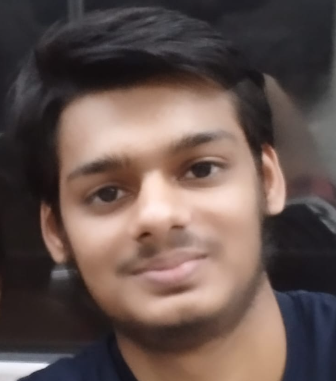
#> input picture assets/profile/portrait-original.png, 336 x 381 px
$ python build-ascii-portrait.py --source ../assets/profile/portrait-original.png
#> lines starting #> are read from the running program, lines starting #| are printed output that depends on the picture; after the words box and inside, x2 and y2 are one past the last pixel; in counts of white or black regions, pixels touching at a corner belong together
"""Convert a supplied face into genuine ASCII data, without a generative model.

python tools/build-ascii-portrait.py --source path/to/face.png
Only glyphs and brightness values are saved; the photo is not embedded in the art.
"""
import argparse
import hashlib
import json
from pathlib import Path
from PIL import Image, ImageDraw, ImageOps, ImageFilter

ROOT=Path(__file__).resolve().parents[1]
OUT=ROOT/'assets'/'profile'

def build(source):
#> called with source = '../assets/profile/portrait-original.png'
    photo=Image.open(source).convert('RGB')
    # Coordinates trace only the outside of the head and shoulders in this source.
    # All facial features remain sampled directly from their original positions.
    outline=[(0,84),(13,43),(61,7),(127,0),(218,9),(260,33),(280,70),
             (283,123),(296,168),(290,207),(274,246),(284,282),
             (314,313),(336,329),(336,381),(0,381),(0,369),(35,349),
             (65,321),(75,296),(65,269),(41,249),(27,212),(17,165),(10,124)]
    mask=Image.new('L',photo.size,0)
#> mask: PIL image 336x381 L; every value is 0
    polygon=[(round(x*photo.width/336),round(y*photo.height/381)) for x,y in outline]
    ImageDraw.Draw(mask).polygon(polygon,fill=255)
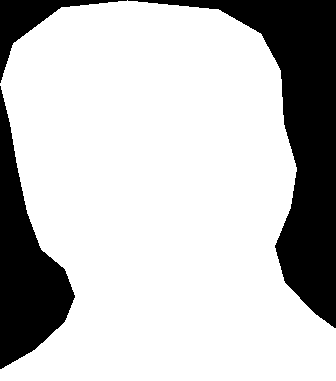
#> mask: PIL image 336x381 L; 76.6% white; 3 black regions, box (x1, y1, x2, y2) and area: (128, 0, 336, 328) 18161, (0, 86, 75, 369) 9504, (0, 0, 127, 83) 2320
    columns=70
    cell_width,cell_height=7.2,12.8
    rows=round((photo.height/photo.width)*columns*cell_width/cell_height)
#> rows = 45
    gray=ImageOps.autocontrast(photo.convert('L'),cutoff=1)
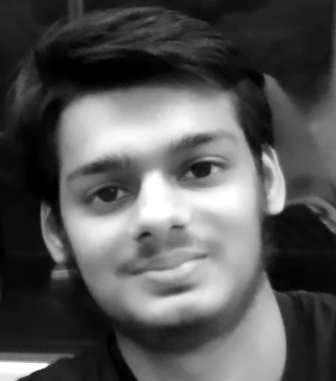
#> gray: PIL image 336x381 L; min 0, max 255, mean 85.9
    gray=gray.resize((columns,rows),Image.Resampling.LANCZOS)
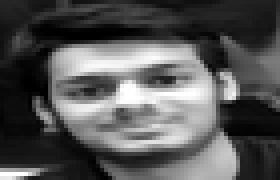
#> gray: PIL image 70x45 L (shown 4 times larger); min 0, max 255, mean 85.9
    silhouette=mask.resize((columns,rows),Image.Resampling.BOX)
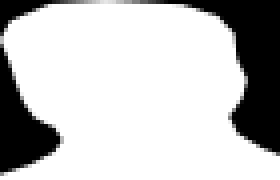
#> silhouette: PIL image 70x45 L (shown 4 times larger); min 0, max 255, mean 195.2
    edge=mask.filter(ImageFilter.FIND_EDGES).resize((columns,rows),Image.Resampling.BOX)
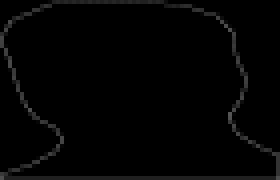
#> edge: PIL image 70x45 L (shown 4 times larger); min 0, max 85, mean 3.3
    ramp=' .\'`^",:;Il!i~+_-?][}{1)(|\\/*tfjrxnuvczXYUJCLQ0OZmwqpdbkhao#MW&8%B@$'
    lines=[];brightness=[]
    for row in range(rows):
        line='';levels=[]
        for col in range(columns):
            coverage=silhouette.getpixel((col,row))
            if coverage<115:
                line+=' ';levels.append(0);continue
            value=gray.getpixel((col,row))
            # Preserve dark hair with dim fine glyphs, rather than erasing it.
            intensity=(value/255)**0.88
            index=max(1,min(len(ramp)-1,round(intensity*(len(ramp)-1))))
            char=ramp[index]
            level=round(68+intensity*173)
            if edge.getpixel((col,row))>15 and value<55:
                char=':';level=max(level,125)
            line+=char;levels.append(level)
        lines.append(line);brightness.append(levels)
#> after the loop, brightness = 45 items; lines = 45 items
    data={'source_sha256':hashlib.sha256(Path(source).read_bytes()).hexdigest(),
          'method':'deterministic luminance-to-ASCII; no generated face',
          'columns':columns,'rows':rows,'cell_width':cell_width,'cell_height':cell_height,
          'lines':lines,'brightness':brightness}
    OUT.mkdir(parents=True,exist_ok=True)
    (OUT/'portrait-characters.json').write_text(json.dumps(data,ensure_ascii=False,indent=2),encoding='utf-8')
    (OUT/'portrait-characters.txt').write_text('\n'.join(line.rstrip() for line in lines)+'\n',encoding='utf-8')
    print(f'ASCII portrait: {columns} columns × {rows} rows; source hash {data["source_sha256"]}')
#| ASCII portrait: 70 columns × 45 rows; source hash cb095146c99878291639630eea3e59ace2f2cfa5291aa40d2defd13de04eedec

if __name__=='__main__':
    parser=argparse.ArgumentParser();parser.add_argument('--source',required=True)
    build(parser.parse_args().source)

$ run again, on assets/profile/terminal-profile-mobile.png
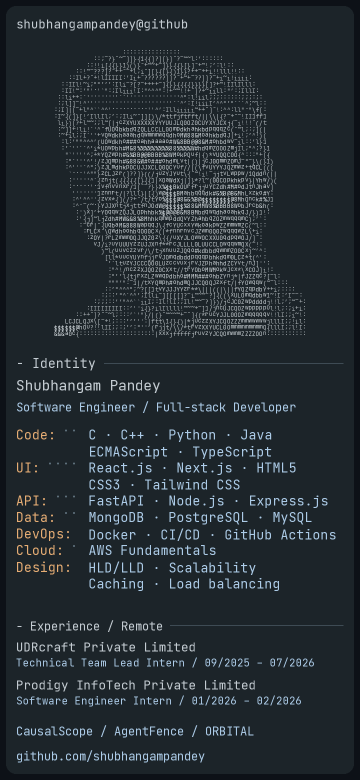
#> input picture assets/profile/terminal-profile-mobile.png, 720 x 1560 px (shown at 1/2 size)
#> in build, photo is the input picture: PIL image 720x1560 RGB; mean R, G, B 37.9, 46.1, 51.6
#> in build, `ImageDraw.Draw(mask).polygon(polygon,fill=255)`:
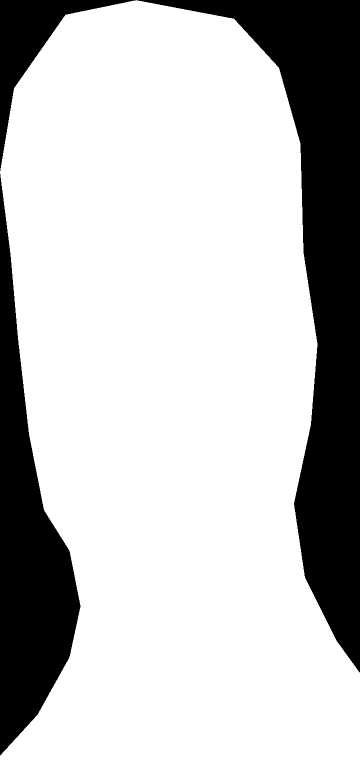
#> mask: PIL image 720x1560 L (shown at 1/2 size); 76.5% white; 3 black regions, box (x1, y1, x2, y2) and area: (273, 0, 720, 1345) 160391, (0, 348, 161, 1511) 83158, (0, 0, 272, 342) 20032
#> in build, `edge=mask.filter(ImageFilter.FIND_EDGES).resize((columns,rows),Image.R..`:
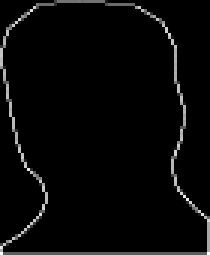
#> edge: PIL image 70x85 L (shown 3 times larger); min 0, max 38, mean 1.1; drawn with min black and max white
#> after the loop in build, `for row in range(rows):`: brightness = 85 items
#| ASCII portrait: 70 columns × 85 rows; source hash 983118048951ac25633a61e199c9699cf66311edaaa8ebc615a096bc4663b2ca

$ run again, on assets/profile/terminal-profile.png
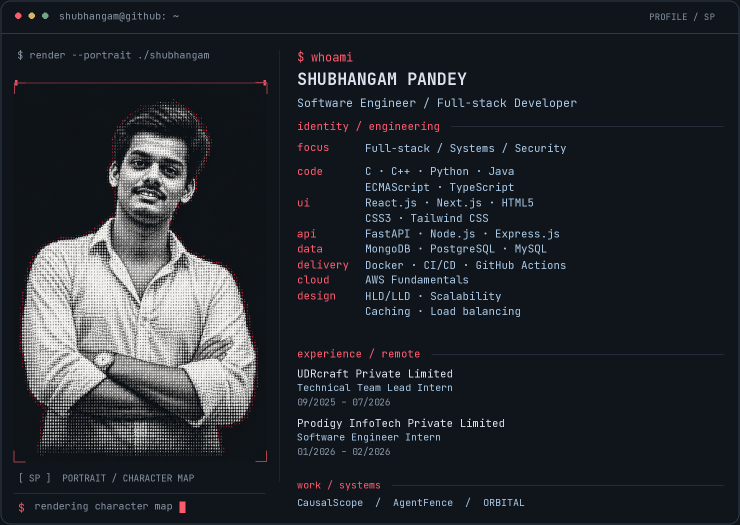
#> input picture assets/profile/terminal-profile.png, 1480 x 1050 px (shown at 1/2 size)
#> in build, photo is the input picture: PIL image 1480x1050 RGB; mean R, G, B 37.8, 41.6, 47.2
#> in build, `ImageDraw.Draw(mask).polygon(polygon,fill=255)`:
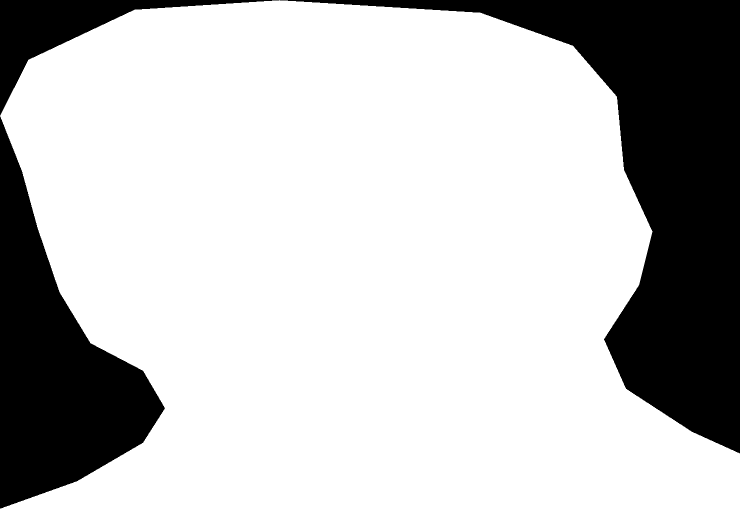
#> mask: PIL image 1480x1050 L (shown at 1/2 size); 76.5% white; 3 black regions, box (x1, y1, x2, y2) and area: (560, 0, 1480, 907) 222845, (0, 233, 330, 1017) 115348, (0, 0, 559, 231) 27638
#> in build, `edge=mask.filter(ImageFilter.FIND_EDGES).resize((columns,rows),Image.R..`:
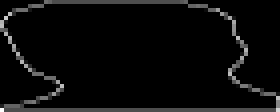
#> edge: PIL image 70x28 L (shown 4 times larger); min 0, max 23, mean 1; drawn with min black and max white
#> after the loop in build, `for row in range(rows):`: brightness = 28 items
#| ASCII portrait: 70 columns × 28 rows; source hash 5f861079f1d3772fda91ff307d3c76085c32c64fcbfd074f062fc9d789a925fb
